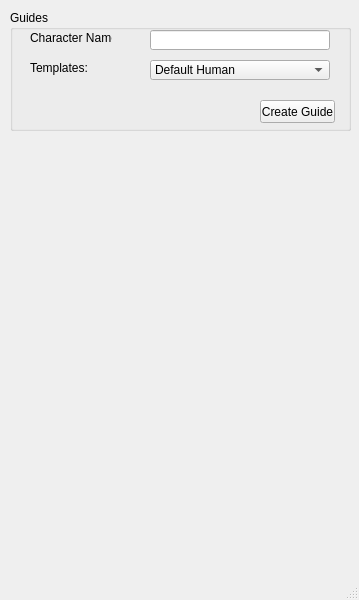
<?xml version="1.0" encoding="UTF-8"?>
<ui version="4.0">
 <class>bdARMainWindow</class>
 <widget class="QMainWindow" name="bdARMainWindow">
  <property name="geometry">
   <rect>
    <x>0</x>
    <y>0</y>
    <width>359</width>
    <height>600</height>
   </rect>
  </property>
  <property name="windowTitle">
   <string>MainWindow</string>
  </property>
  <widget class="QWidget" name="centralwidget">
   <widget class="QGroupBox" name="groupBox">
    <property name="geometry">
     <rect>
      <x>10</x>
      <y>10</y>
      <width>341</width>
      <height>121</height>
     </rect>
    </property>
    <property name="title">
     <string>Guides</string>
    </property>
    <widget class="QPushButton" name="pushButton">
     <property name="geometry">
      <rect>
       <x>250</x>
       <y>90</y>
       <width>75</width>
       <height>23</height>
      </rect>
     </property>
     <property name="text">
      <string>Create Guide</string>
     </property>
     <property name="+command" stdset="0">
      <string>bdAutoRigUI.use.bdCreateGuides</string>
     </property>
    </widget>
    <widget class="QLabel" name="label">
     <property name="geometry">
      <rect>
       <x>20</x>
       <y>20</y>
       <width>82</width>
       <height>16</height>
      </rect>
     </property>
     <property name="text">
      <string>Character Name:</string>
     </property>
    </widget>
    <widget class="QLineEdit" name="inputCharName">
     <property name="geometry">
      <rect>
       <x>140</x>
       <y>20</y>
       <width>180</width>
       <height>20</height>
      </rect>
     </property>
    </widget>
    <widget class="QLabel" name="label_2">
     <property name="geometry">
      <rect>
       <x>20</x>
       <y>50</y>
       <width>91</width>
       <height>16</height>
      </rect>
     </property>
     <property name="text">
      <string>Templates:</string>
     </property>
    </widget>
    <widget class="QComboBox" name="comboBox">
     <property name="geometry">
      <rect>
       <x>140</x>
       <y>50</y>
       <width>180</width>
       <height>20</height>
      </rect>
     </property>
     <property name="sizePolicy">
      <sizepolicy hsizetype="Fixed" vsizetype="Fixed">
       <horstretch>0</horstretch>
       <verstretch>0</verstretch>
      </sizepolicy>
     </property>
     <property name="layoutDirection">
      <enum>Qt::LeftToRight</enum>
     </property>
     <property name="sizeAdjustPolicy">
      <enum>QComboBox::AdjustToMinimumContentsLength</enum>
     </property>
     <property name="minimumContentsLength">
      <number>180</number>
     </property>
     <item>
      <property name="text">
       <string>Default Human</string>
      </property>
     </item>
    </widget>
   </widget>
   <zorder>groupBox</zorder>
   <zorder>inputCharName</zorder>
  </widget>
  <widget class="QMenuBar" name="menubar">
   <property name="geometry">
    <rect>
     <x>0</x>
     <y>0</y>
     <width>359</width>
     <height>21</height>
    </rect>
   </property>
  </widget>
  <widget class="QStatusBar" name="statusbar"/>
 </widget>
 <resources/>
 <connections/>
</ui>
